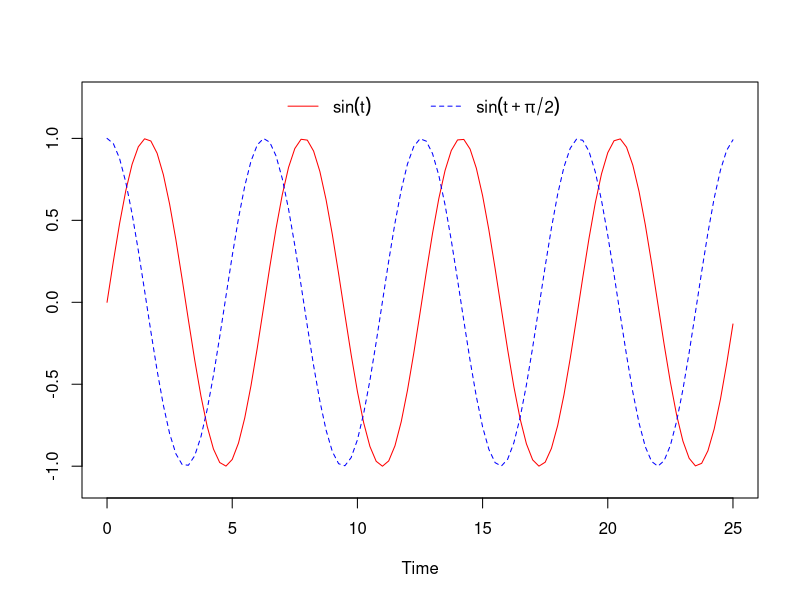

Generate this figure with R:

# Exercise 1.1
# Rini Gupta
# 2/13/21


# Question 1

t <- c(0, .25*pi, pi/2, .75*pi, pi)
Y1t <- sin(t)
Y2t <- sin(t + .5*pi)
mu.t <- .5*Y1t + .5*Y2t 
cat("Y1(t):", Y1t, "\n")
cat("Y2(t):", Y2t, "\n")
cat("Ensemble mean:", mu.t, "\n\n")

# Question 2
# The graph for the second realization oscillates around 0 for a continuous interval
# As a result, the average value would be 0. 

# Question 3
# The difference between the ensemble mean and the mean of a given realization is that the 
# ensemble mean is a vertical average across different realizations for a particular t, whereas
# the mean is a horizontal average across all time points for a given realization. 
cat('Mean for the first realization', mean(Y1t), "\n")
cat('Mean for the second realization', mean(Y2t), "\n")
cat('Ensemble mean:', mu.t)


# Question 4 


# Create a sequence to 100 and scale values to (0, 25)
t <- c(0:100)
t <- t * 25/100

# Define the time series
Yt1 <- sin(t)
Yt2 <- sin(t + .5*pi)
# Plot our time series

plot(
  t, 
  Yt1, 
  ylim = c(-1.1, 1.25), 
  type = "l", 
  col = "red", 
  lwd = 1, 
  lty = 1, 
  xlab = "Time", 
  ylab = NA
)

lines(
  t, 
  Yt2, 
  ylim = c(-1.1, 1.25), 
  type = "l", 
  col = "blue", 
  lwd = 1, 
  lty = 2, 
  xlab = "Time", 
  ylab = NA
  
)


legend(
  "top", 
  inset=0.01, 
  col=c("red","blue"), 
  lty=c(1,2), 
  lwd=c(1,1), 
  legend = c(
    expression(sin(t)),
    expression(sin(t+pi/2))), 
  bg="white",
  box.col="white",
  horiz=TRUE
)